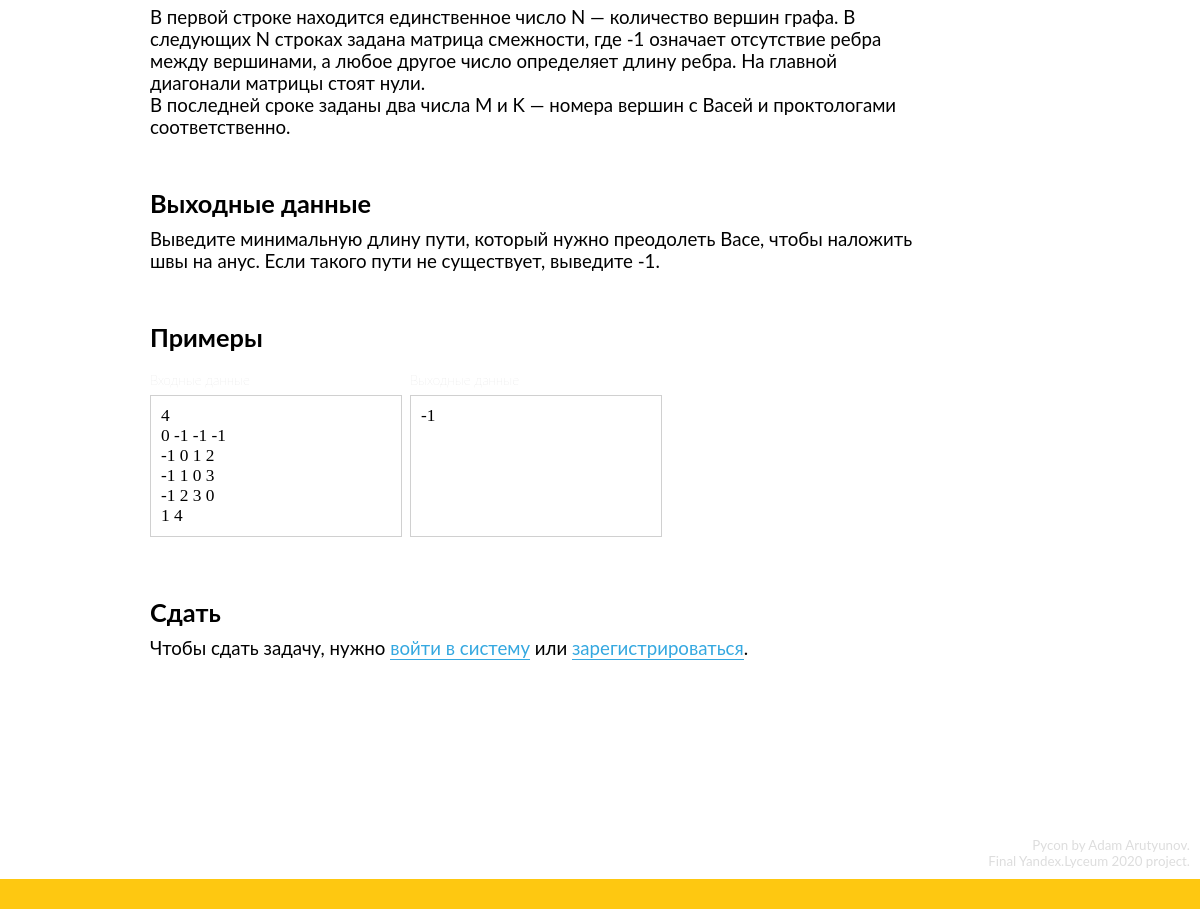
The app's page /problems/1 (lower part), older data.
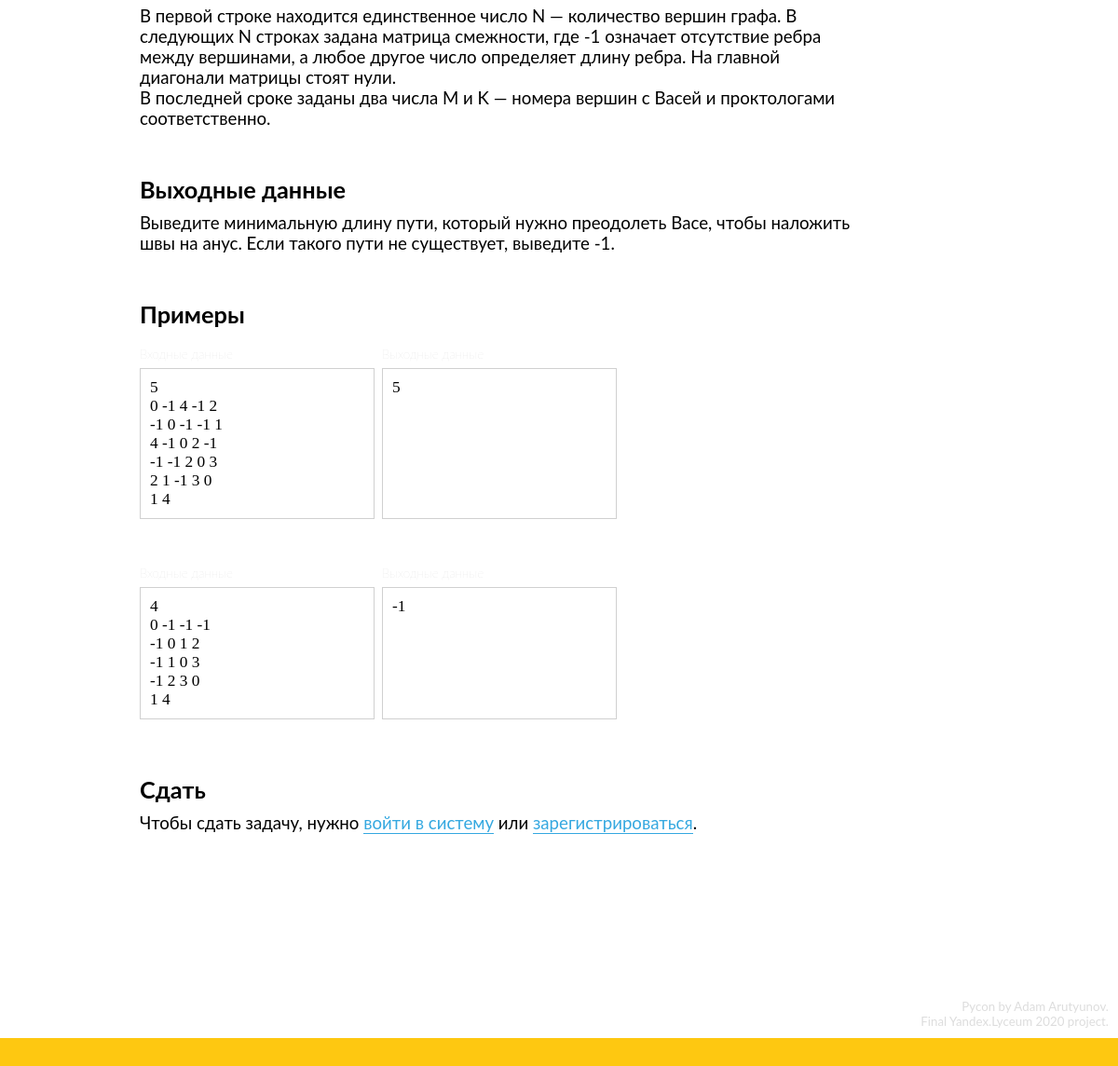
The same page, newer data.
### data/models/test.py (models this page shows)
class Test(SqlAlchemyBase, SerializerMixin):
    __tablename__ = 'tests'
    id = Column(Integer, primary_key=True, autoincrement=True)
    number = Column(Integer, nullable=False)
    input_data = Column(String, nullable=True)
    output_data = Column(String, nullable=True)
    example = Column(Boolean, nullable=False)
    problem_id = Column(Integer, ForeignKey('problems.id'))
    problem = orm.relation("Problem")

### Pycon.py (the view)
@app.route('/problems/<int:problem_id>', methods=["GET", "POST"])
def problem(problem_id):
    session = db_session.create_session()
    problem = session.query(Problem).get(problem_id)
    if not problem:
        abort(404)
    submit_file = SubmitFileForm()
    submit_text = SubmitTextForm()
    if submit_file.validate_on_submit():
        PyconSolutionChecker.submit(problem,
                                    submit_file.data.data.read().decode(encoding='utf-8'))
        return redirect(f'/submissions')
    if submit_text.validate_on_submit():
        PyconSolutionChecker.submit(problem,
                                    submit_text.data.data)
        return redirect(f'/submissions')
    return render_template('problem.html',
                           title=f"Задача №{problem_id}",
                           problem=problem,
                           submit_file_form=submit_file,
                           submit_text_form=submit_text)

### data/db_session.py (called while the page is built)
def create_session() -> Session:
    global __scoped_session
    return __scoped_session

### data/models/problem.py (called while the page is built)
    @property
    def examples(self):
        return list(filter(lambda x: x.example, self.tests))

### templates/problem.html (shortened to what this page needs)
{% extends "base.html" %}
{% block content %}
  {% if problem.input_data %}
    <div class="content-block" id="input-data">
      {{ problem.input_data|safe }}
    </div>
  {% endif %}
  {% if problem.output_data %}
    <div class="content-block" id="output-data">
      <h3>
        Выходные данные
      </h3>
      {{ problem.output_data|safe }}
    </div>
  {% endif %}
  {% if problem.examples %}
    <div class="content-block" id="examples">
      <h3>
        Примеры
      </h3>
      {% for example in problem.examples %}
        <div class="example">
          <div class="example-input">
            <span class="small-grey-label">
            </span>
            <div class="data-box">
              {{ example.input_data|replace('\n', '<br>')|safe }}
            </div>
          </div>
          <div class="example-output">
            <span class="small-grey-label">
            </span>
            <div class="data-box">
              {{ example.output_data|replace('\n', '<br>')|safe }}
            </div>
          </div>
        </div>
      {% endfor %}
    </div>
  {% endif %}
  <div class="content-block" id="send">
    <h3>
      Сдать
    </h3>
    {% if current_user.is_authenticated %}
      <div class="normal-block">
        <form method="post" enctype="multipart/form-data" name="file-solution-send" action="">
          {{ submit_file_form.hidden_tag() }}
          <label class="label">
            <span class="primary-button">Загрузить файл</span>
            {{ submit_file_form.data(class="nodisp", onchange="this.form.submit()") }}
          </label>
          {% for error in submit_file_form.data.errors %}
              <div class="alert alert-danger small-block" role="alert">
                  {{ error }}
              </div>
          {% endfor %}
        </form>
      </div>
      <div class="big-block">
        <form method="post" name="text-solution-send" action="">
          {{ submit_text_form.hidden_tag() }}
          {{ submit_text_form.data(id="solution-text") }}
          {% for error in submit_text_form.data.errors %}
              <div class="alert alert-danger small-block" role="alert">
                  {{ error }}
              </div>
          {% endfor %}
          <div class="small-block">
            {{ submit_text_form.submit(class="submit_button") }}
          </div>
        </form>
      </div>
      <div class="normal-block" id="my-submissions">
        <a href="/problems/{{problem.id}}/submissions">Мои посылки</a>
      </div>
    {% else %}
        Чтобы сдать задачу, нужно <a href="/login?next=/problems/{{ problem.id }}#send">войти в систему</a> или <a href="/registernext=/problems/{{ problem.id }}#send">зарегистрироваться</a>.
    {% endif %}
  </div>
{% endblock %}

Row changes from the older to the newer data that the page shows:
now on this page (row edited): Test: input_data "5 0 -1 4 -1 2 -1 0 -1 -1 1 4 -1 0 2 -1 -1 -1 2 0 3 2 1 -1 3 0 1 4", output_data "5"
